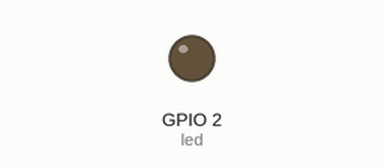
Bench run of a sketch on a simulated ESP32. Shown: output pins drawn as LEDs (lit = HIGH). Pins used as bus, display or sensor lines are not drawn; what the sketch prints to the serial monitor is not drawn.

Above: at 0.4 s.
Timing chart, 0 to 1.9 s (numbered marks = the images above):
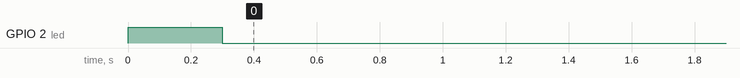

The sketch:

SPI_MASTER_TEST_ESP32.ino
```cpp
/*
 * Author:
 * Description:
 * This is for the ESP32
 * A very good tutorial on how to use SPI on the ESP32
 * https://microcontrollerslab.com/esp32-spi-communication-tutorial-arduino/
 * https://randomnerdtutorials.com/esp32-spi-communication-arduino/#spi-multiple-bus-hspi-vspi
 */
//Libraries
#include <SPI.h>

/*
 * Default VSPI pins
 * MOSI Pin: 23
 * MISO Pin: 19
 * SCK Pin: 18
 * SS Pin: 5
 * Default HSPI pins
 * MOSI Pin: 13
 * MISO Pin: 12
 * SCK Pin: 14
 * SS Pin: 15
 */

//Pin definitions
//MASTER OUT SLAVE IN
#define MOSI 23
//MASTER IN SLAVE OUT
#define MISO 19
//CHIP SELECT
#define SS 5
//CLOCK FOR DATA TRANSFER
#define CLK 18
//Builtin LED for ESP32
#define led 2
//SPI CONFIGURATION
static const int spiClk = 1000000; // 1 MHz
//uninitalised pointers to SPI objects
SPIClass * vspi = NULL;

//Variables
byte id=0;
byte calibration_data;

//Interval
long current_value,previous_value;
int interval = 1000;

//Function definitions
void calibrate();

void setup() {
  Serial.begin(115200);
  while (!Serial) {
    ; // wait for serial port to connect. Needed for native USB
  }
  Serial.print("\nDevice started\n");

  calibrate(); //calibration of the protocol

}

void loop() {
  current_value = millis();
  if ((current_value - previous_value)>=interval){
    //Stuff to do every interval

    previous_value = current_value;
  }

}

//This function assigns each device it's number
void calibrate(){
  /*
   * Visual indication of calibration
   */
  pinMode(led, OUTPUT);
  digitalWrite(led, HIGH);
  /*
   * This is the configuration of the SPI communication
   */
  byte device_number, received_data;
  vspi = new SPIClass(VSPI);
  vspi->begin(CLK, MISO, MOSI, SS); //make sure the pins we are using are the ones doing stuff
  pinMode(SS, OUTPUT); //chip select pin as output to control data transfer
  digitalWrite(SS,HIGH); //Leave it on High to prevent any communication
  /*
   * Start the identification protocol
   */
  vspi->beginTransaction(SPISettings(spiClk, LSBFIRST, SPI_MODE0)); //I think LSB first is better because it doesn't flip the number on the receiving end
  digitalWrite(SS, LOW); //SS on LOW to allow communication between modules
  bool calibration = 1;
  while (calibration){
    received_data = vspi->transfer('A'); //Begin transfering data
    //To read the data in the buffer refer to this document
    //https://www.espressif.com/sites/default/files/documentation/esp32_technical_reference_manual_en.pdf#spi
    //page 119 where it says slave status register
    device_number++;
    if(received_data=='A' | device_number==30){
      calibration=0; //if the data reaches full circle then stop the process
    }
    delay(10); //wait 10ms just in case
  }
  vspi->endTransaction(); //End data transfer
  digitalWrite(led,LOW);
  /*
   * Visual indication of calibration
   */
  Serial.println(received_data);
  String mssg = "Devices detected: " + String(device_number);
  Serial.println(mssg);


  //The number of connected devices is device_number and could be returned as the function value
}
```
